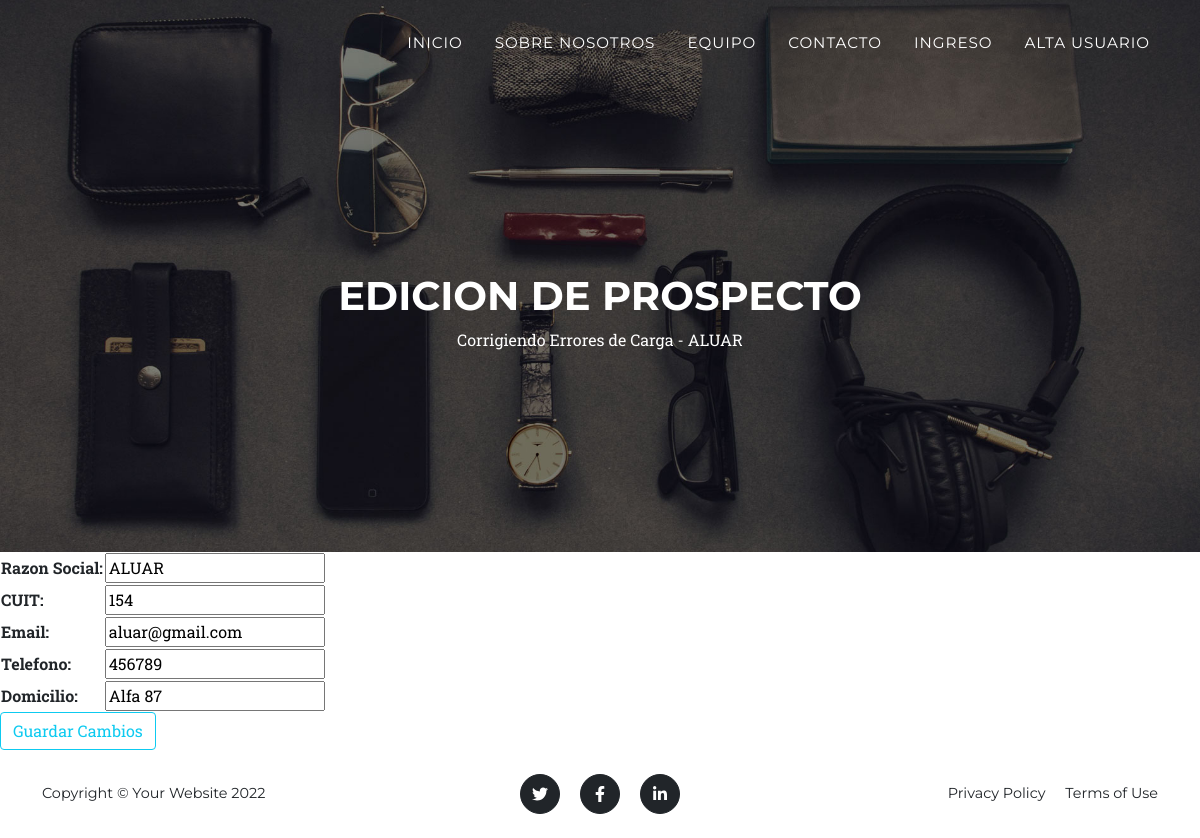
Page /AppAlta/editarProspecto/7 on the committed database.
### AppAlta/models.py (models this page shows, shortened)
class EmpresaServicio (models.Model):
    empresa = models.CharField(max_length=50)
    cuit = models.IntegerField()
    email = models.EmailField()
    telefono = models.IntegerField()
    direccion = models.CharField(max_length=50)

### AppAlta/views.py (the view)
def editarProspecto (request, id):
    prospecto = EmpresaServicio.objects.get(id=id)
    if request.method== "POST":
        form = EmpresaFormulario(request.POST)
        if form.is_valid():
            info= form.cleaned_data
            prospecto.empresa = info ["empresa"]
            prospecto.cuit = info ["cuit"]
            prospecto.email = info ["email"]
            prospecto.telefono = info ["telefono"]
            prospecto.direccion = info ["direccion"]
            prospecto.save()
            prospecto = EmpresaServicio.objects.all()
            return render ( request, "prospectos.html", { "prospecto": prospecto, "mensaje": "Datos Actualizados"})
        pass
    else:
        form = EmpresaFormulario (initial= {"empresa": prospecto.empresa, "cuit": prospecto.cuit, "email": prospecto.email, "telefono": prospecto.telefono, "direccion": prospecto.direccion})
        return render (request, "editarProspecto.html", {"form": form, "prospecto": prospecto })

### AppAlta/forms.py
class EmpresaFormulario (forms.Form):
    empresa = forms.CharField (label= "Razon Social", max_length=50)
    cuit = forms.IntegerField (label= "CUIT")
    email = forms.EmailField(label="Email")
    telefono =  forms.IntegerField(label = "Telefono")
    direccion = forms.CharField(label = "Domicilio", max_length=50)

### AppAlta/templates/editarProspecto.html (shortened to what this page needs)
{% extends "padre.html" %}
{% load static %}
{% block titulo %}
<h1> EDICION DE PROSPECTO </h1>
{% endblock %}
{% block subtitulo %}
<span> Corrigiendo Errores de Carga - {{ prospecto.empresa }} </span>
{% endblock %}
{% block contenido_que_cambia %}
<form action ="{% url 'editarProspecto' prospecto.id %}" method="POST"> {% csrf_token %}
<table>
    {{ form.as_table }}
</table>
    <input class="btn btn-outline-info" type = "submit" value="Guardar Cambios">
</form>
{% endblock %}

### rows in the picture
EmpresaServicio: empresa "ALUAR", cuit "154", email "aluar@gmail.com", telefono "456789", direccion "Alfa 87"
